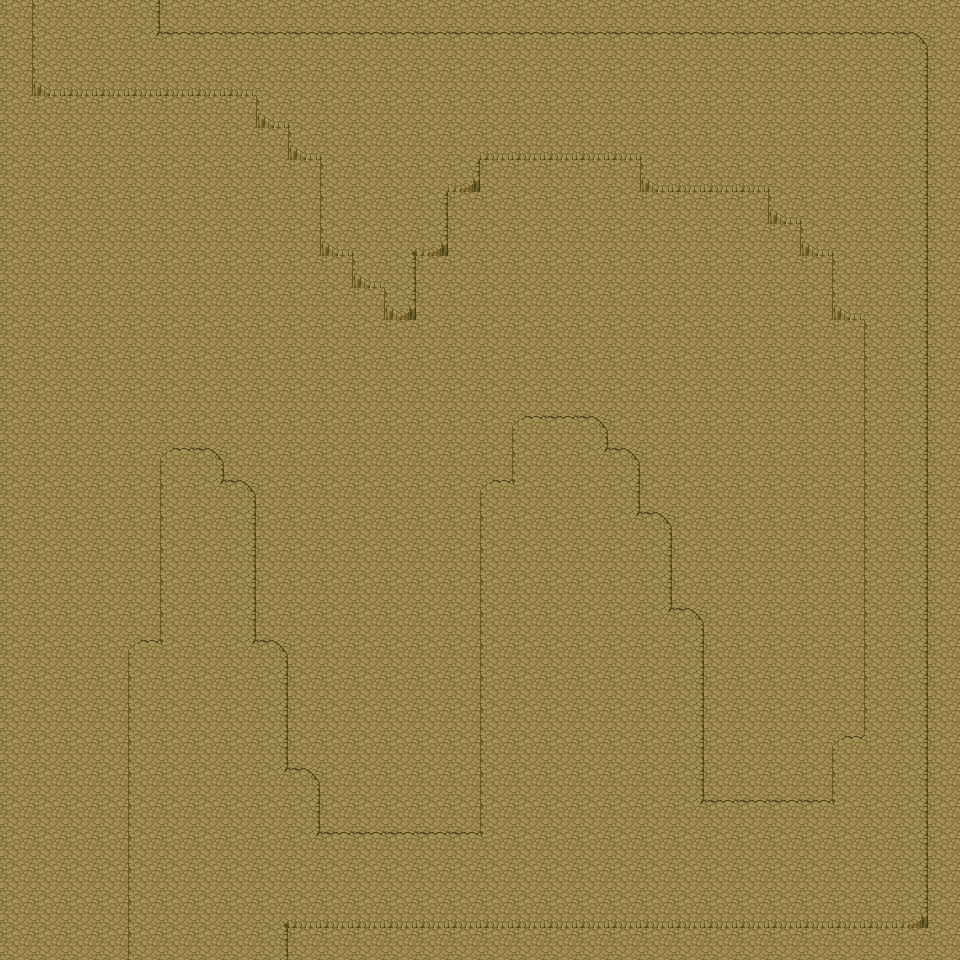

Below is a game level as drawn by its tile map, then a one-line description and the .tmx that defines it (tile-layer data replaced by summaries):
An orthogonal 30x30 tile map with 32x32 px tiles, 5 tile layers (Below, Below(2), Ground, Shadows, ...), 7 tilesets and 24 objects (24x wall).

<map version="1.4" tiledversion="1.4.2" orientation="orthogonal" renderorder="right-down" width="30" height="30" tilewidth="32" tileheight="32" infinite="0" nextlayerid="8" nextobjectid="250">
 <properties>
  <property name="music" value="Caveworld.mp3" />
 </properties>
 <tileset firstgid="1" source="Base.tsx" />
 <tileset firstgid="1065" source="Shadows.tsx" />
 <tileset firstgid="1083" source="Pit.tsx" />
 <tileset firstgid="1087" source="exit.tsx" />
 <tileset firstgid="1088" source="Wires.tsx" />
 <tileset firstgid="1130" source="Levers.tsx" />
 <tileset firstgid="1132" source="Door.tsx" />
 <layer id="2" name="Below" width="30" height="30">
  <data>[900 cells, 0 non-empty, 0 distinct tile ids]</data>
 </layer>
 <layer id="3" name="Below(2)" width="30" height="30">
  <data>[900 cells, 900 non-empty, 1 distinct tile ids]</data>
 </layer>
 <layer id="1" name="Ground" width="30" height="30">
  <data>[900 cells, 900 non-empty, 14 distinct tile ids]</data>
 </layer>
 <layer id="4" name="Shadows" width="30" height="30">
  <properties>
   <property name="top" value="" />
  </properties>
  <data>[900 cells, 0 non-empty, 0 distinct tile ids]</data>
 </layer>
 <layer id="5" name="Decor" width="30" height="30">
  <data>[900 cells, 0 non-empty, 0 distinct tile ids]</data>
 </layer>
 <objectgroup id="7" name="Objects">
  <object id="226" name="wall" x="288" y="928" width="672" height="32" />
  <object id="227" name="wall" x="928" y="0" width="32" height="928" />
  <object id="228" name="wall" x="160" y="0" width="768" height="32" />
  <object id="229" name="wall" x="0" y="0" width="32" height="96" />
  <object id="230" name="wall" x="96" y="640" width="32" height="320" />
  <object id="231" name="wall" x="128" y="448" width="32" height="192" />
  <object id="232" name="wall" x="32" y="96" width="224" height="352" />
  <object id="233" name="wall" x="256" y="128" width="32" height="512" />
  <object id="234" name="wall" x="224" y="320" width="288" height="160" />
  <object id="235" name="wall" x="288" y="160" width="32" height="160" />
  <object id="236" name="wall" x="320" y="256" width="32" height="32" />
  <object id="237" name="wall" x="320" y="288" width="64" height="32" />
  <object id="238" name="wall" x="288" y="640" width="32" height="128" />
  <object id="239" name="wall" x="320" y="480" width="160" height="352" />
  <object id="240" name="wall" x="416" y="256" width="416" height="64" />
  <object id="241" name="wall" x="448" y="192" width="320" height="64" />
  <object id="242" name="wall" x="768" y="224" width="32" height="32" />
  <object id="243" name="wall" x="480" y="160" width="160" height="32" />
  <object id="244" name="wall" x="704" y="736" width="128" height="64" />
  <object id="245" name="wall" x="704" y="320" width="160" height="416" />
  <object id="246" name="wall" x="512" y="384" width="96" height="32" />
  <object id="247" name="wall" x="608" y="416" width="32" height="32" />
  <object id="248" name="wall" x="640" y="448" width="32" height="64" />
  <object id="249" name="wall" x="672" y="512" width="32" height="96" />
 </objectgroup>
</map>
